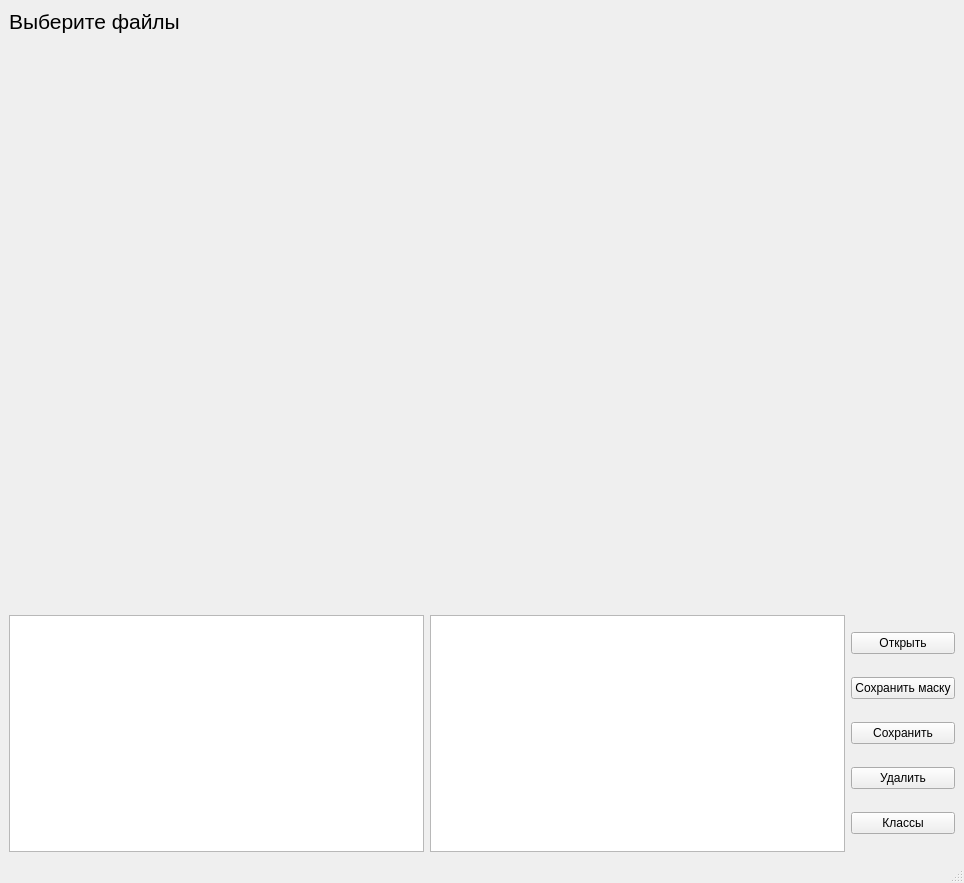
<?xml version="1.0" encoding="UTF-8"?>
<ui version="4.0">
 <class>MainWindow</class>
 <widget class="QMainWindow" name="MainWindow">
  <property name="geometry">
   <rect>
    <x>0</x>
    <y>0</y>
    <width>964</width>
    <height>883</height>
   </rect>
  </property>
  <property name="windowTitle">
   <string>MainWindow</string>
  </property>
  <widget class="QWidget" name="centralwidget">
   <layout class="QGridLayout" name="gridLayout">
    <item row="1" column="0">
     <layout class="QVBoxLayout" name="verticalLayout_2">
      <item>
       <widget class="QLabel" name="label">
        <property name="minimumSize">
         <size>
          <width>600</width>
          <height>600</height>
         </size>
        </property>
        <property name="font">
         <font>
          <pointsize>16</pointsize>
         </font>
        </property>
        <property name="layoutDirection">
         <enum>Qt::LeftToRight</enum>
        </property>
        <property name="text">
         <string>Выберите файлы</string>
        </property>
        <property name="alignment">
         <set>Qt::AlignLeading|Qt::AlignLeft|Qt::AlignTop</set>
        </property>
       </widget>
      </item>
      <item>
       <layout class="QHBoxLayout" name="horizontalLayout">
        <item>
         <widget class="QListWidget" name="listImage">
          <property name="minimumSize">
           <size>
            <width>0</width>
            <height>0</height>
           </size>
          </property>
          <property name="maximumSize">
           <size>
            <width>16777215</width>
            <height>300</height>
           </size>
          </property>
         </widget>
        </item>
        <item>
         <widget class="QListWidget" name="listClass">
          <property name="minimumSize">
           <size>
            <width>0</width>
            <height>0</height>
           </size>
          </property>
          <property name="maximumSize">
           <size>
            <width>16777215</width>
            <height>300</height>
           </size>
          </property>
         </widget>
        </item>
        <item>
         <layout class="QVBoxLayout" name="verticalLayout_3">
          <item>
           <widget class="QPushButton" name="pushButton_open">
            <property name="maximumSize">
             <size>
              <width>16777215</width>
              <height>16777215</height>
             </size>
            </property>
            <property name="text">
             <string>Открыть</string>
            </property>
           </widget>
          </item>
          <item>
           <widget class="QPushButton" name="pushButton_save_mask">
            <property name="maximumSize">
             <size>
              <width>16777215</width>
              <height>16777215</height>
             </size>
            </property>
            <property name="text">
             <string>Сохранить маску</string>
            </property>
           </widget>
          </item>
          <item>
           <widget class="QPushButton" name="pushButton_save">
            <property name="text">
             <string>Сохранить</string>
            </property>
           </widget>
          </item>
          <item>
           <widget class="QPushButton" name="pushButton_delet">
            <property name="maximumSize">
             <size>
              <width>16777215</width>
              <height>16777215</height>
             </size>
            </property>
            <property name="text">
             <string>Удалить</string>
            </property>
           </widget>
          </item>
          <item>
           <widget class="QPushButton" name="pushButton_class">
            <property name="text">
             <string>Классы</string>
            </property>
           </widget>
          </item>
         </layout>
        </item>
       </layout>
      </item>
     </layout>
    </item>
   </layout>
  </widget>
  <widget class="QStatusBar" name="statusbar"/>
  <action name="action">
   <property name="text">
    <string>Добавить</string>
   </property>
  </action>
  <action name="action_2">
   <property name="text">
    <string>ыва</string>
   </property>
  </action>
 </widget>
 <resources/>
 <connections/>
</ui>
